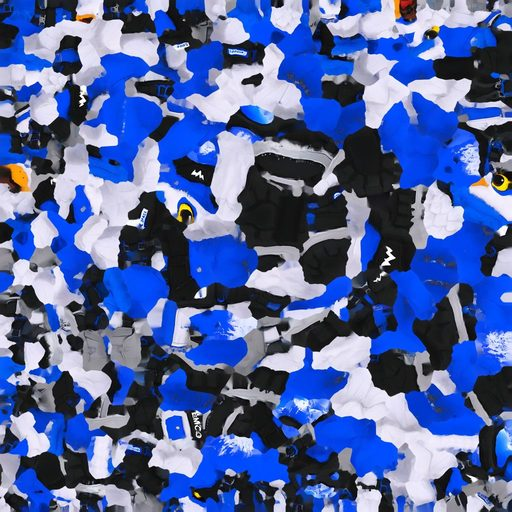
#> input picture unity/OwlSlope/Assets/Resources/Art/OwlMenuRace0.jpg, 512 x 512 px, found by its file name
$ python bake-headwear.py ../unity/OwlSlope/Assets/Resources/Art/OwlMenuRace0.jpg
#> lines starting #> are read from the running program, lines starting #| are printed output that depends on the picture
"""Bake the two helmets against the rest-space geometry of the shipped FBXs.

blender --factory-startup -b -P tools/bake-headwear.py -- DIRECTORY
python tools/bake-headwear.py DIRECTORY   (Pillow and NumPy)
"""
from pathlib import Path
import sys
import numpy as np

root = Path("unity/OwlSlope/Assets/Resources")
work = Path(sys.argv[-1])
kits = [("OwlMenu", "OwlMenuRace0"), ("OwlRide", "OwlRace4"),
        ("BearMenu", "BearMenuRace0"), ("Bear", "BearRace4")]


def extract(model):
    import bpy
    bpy.ops.wm.read_factory_settings(use_empty=True)
    bpy.ops.import_scene.fbx(filepath=str((root / (model + ".fbx")).resolve()))
    body = next(o for o in bpy.context.scene.objects if o.type == "MESH" and len(o.data.vertices) > 9000)
    mesh = body.data
    head = next(g.index for g in body.vertex_groups if g.name.lower().endswith("head"))
    head_weight = [sum(g.weight for g in v.groups if g.group == head) for v in mesh.vertices]
    points = np.array([tuple(body.matrix_world @ v.co) for v in mesh.vertices])
    mesh.calc_loop_triangles()
    faces = [t for t in mesh.loop_triangles if max(head_weight[i] for i in t.vertices) > .20]
    uv = mesh.uv_layers.active.data
    np.savez(work / (model + "-helmet.npz"),
             corners=points[[list(t.vertices) for t in faces]],
             uvs=np.array([[tuple(uv[i].uv) for i in t.loops] for t in faces]))


def shell(points, owl):
    x, y, z = points.T
    if not owl:
        # The hard hat slopes down towards the back. The brim sits above the eyes and below the ears.
        return z > .778 - .25 * y

    # Cross-sections taken on the black goggle frame and feather line of the original FBX.
    # Front is -Y. Project along the visor tilt so the cut follows its curved outer surface.
    side = np.abs(x)
    height = z + .070 * (y + .045)
    visor_x = [0, .024, .051, .081, .105, .121, .131, .141, .151]
    visor_top = np.interp(side, visor_x, [.947, .947, .942, .935, .923, .913, .905, .891, .861])
    visor_bottom = np.interp(side, visor_x, [.856, .846, .821, .807, .805, .804, .805, .813, .844])
    visor = (y < -.118) & (side < .151) & (height >= visor_bottom) & (height <= visor_top)
    face_x = [0, .025, .05, .081, .106, .126, .138, .152, .163, .171, .182]
    brow = np.interp(side, face_x, [.770, .802, .802, .793, .789, .786, .774, .762, .747, .726, .692])
    plumage = (y < -.094) & (height < brow)
    return (z > .686) & ~visor & ~plumage


def surface_mask(model, size):
    from PIL import Image, ImageFilter
    width, height = size
    geo = np.load(work / (model + "-helmet.npz"))
    mask = np.zeros((height, width), dtype=np.uint8)
    for corners, uv in zip(geo["corners"], geo["uvs"]):
        tri = uv * [width, -height] + [0, height]
        x0, y0 = np.maximum(np.floor(tri.min(0)).astype(int), 0)
        x1, y1 = np.minimum(np.ceil(tri.max(0)).astype(int), [width-1, height-1])
        if x1 < x0 or y1 < y0:
            continue
        ab, ac = tri[1:] - tri[0]
        det = ab[0]*ac[1] - ab[1]*ac[0]
        if abs(det) < 1e-7:
            continue
        yy, xx = np.ogrid[y0:y1+1, x0:x1+1]
        dx, dy = xx+.5-tri[0,0], yy+.5-tri[0,1]
        b, c = (dx*ac[1]-dy*ac[0])/det, (ab[0]*dy-ab[1]*dx)/det
        inside = (b >= 0) & (c >= 0) & (b+c <= 1)
        if inside.any():
            weights = np.stack([1-b[inside]-c[inside], b[inside], c[inside]], axis=1)
            region = mask[y0:y1+1, x0:x1+1]
            region[inside] = 255 * shell(weights @ corners, model.startswith("Owl"))
    # A small gutter keeps UV seams covered when Unity builds its mipmaps.
    return np.asarray(Image.fromarray(mask).filter(ImageFilter.MaxFilter(5))) / 255.


def bake(model, texture):
#> called with model = 'OwlMenu', texture = 'OwlMenuRace0'
    from PIL import Image
    folder = root / "Art"
    source = Image.open(folder / (texture + ".jpg")).convert("RGB")
#> source is the input picture: PIL image 512x512 RGB; mean R, G, B 82.4, 102.3, 159.3
    rgb = np.asarray(source, dtype=np.float32) / 255.
    r, g, b = rgb.transpose(2, 0, 1)
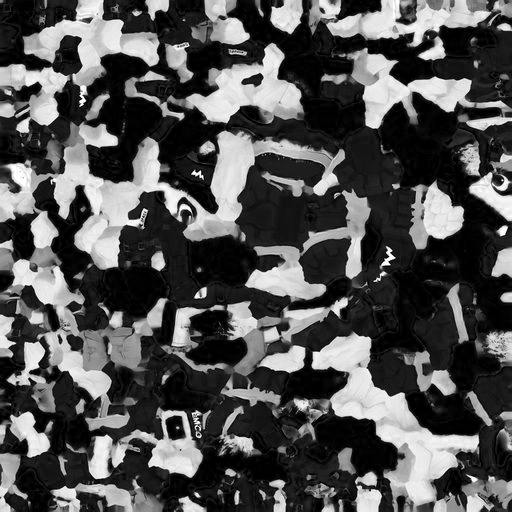
#> r: shape (512, 512) float32; min 0, max 1, mean 0.323
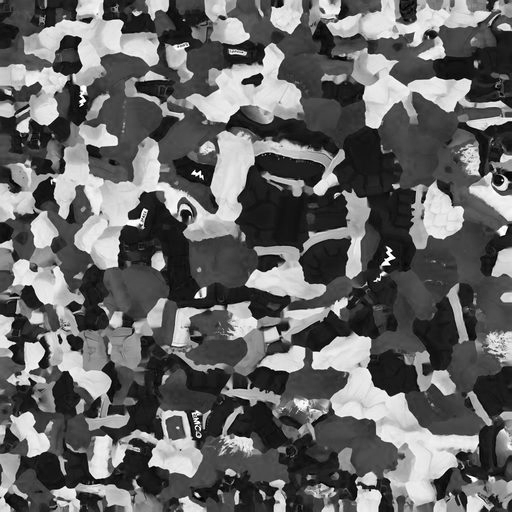
#> g: shape (512, 512) float32; min 0, max 1, mean 0.401
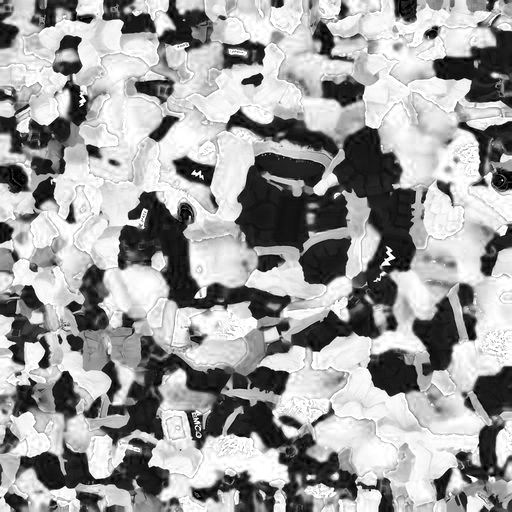
#> b: shape (512, 512) float32; min 0, max 1, mean 0.625
    coverage = surface_mask(model, source.size)
    if model.startswith("Owl"):
        # Leave the black strap, white mountain emblem, feathers and snow flecks in their original finish.
        chroma = b - np.maximum(r, g)
        weight = np.clip((chroma-.056)*8, 0, 1)
        tint = np.stack([np.minimum(1, b*1.03+.035), .40*g+.11, .60*b+.12], axis=-1)
    else:
        # The ears are warm brown and the lettering is printed black on the neutral shell.
        weight = np.clip((.26-(rgb.max(2)-rgb.min(2)))*10, 0, 1) * np.clip((rgb.max(2)-.17)*8, 0, 1)
        light = .26*r+.57*g+.17*b
        tint = np.stack([np.minimum(1, light*1.08+.06), .445*light, .075*light], axis=-1)
    alpha = (coverage * weight)[:, :, None]
    if np.count_nonzero(alpha > .5) < .001 * source.width * source.height:
        raise ValueError(f"No visible helmet on {model}")
    out = np.rint(np.clip(rgb + (tint-rgb)*alpha, 0, 1)*255).astype("uint8")
    Image.fromarray(out).save(folder / (texture + "Shop.jpg"), quality=95, subsampling=0)


if "--" in sys.argv:
    for model, _ in kits:
        extract(model)
else:
    for model, texture in kits:
#> (the run stopped early here; a loop or call above may not have finished)
